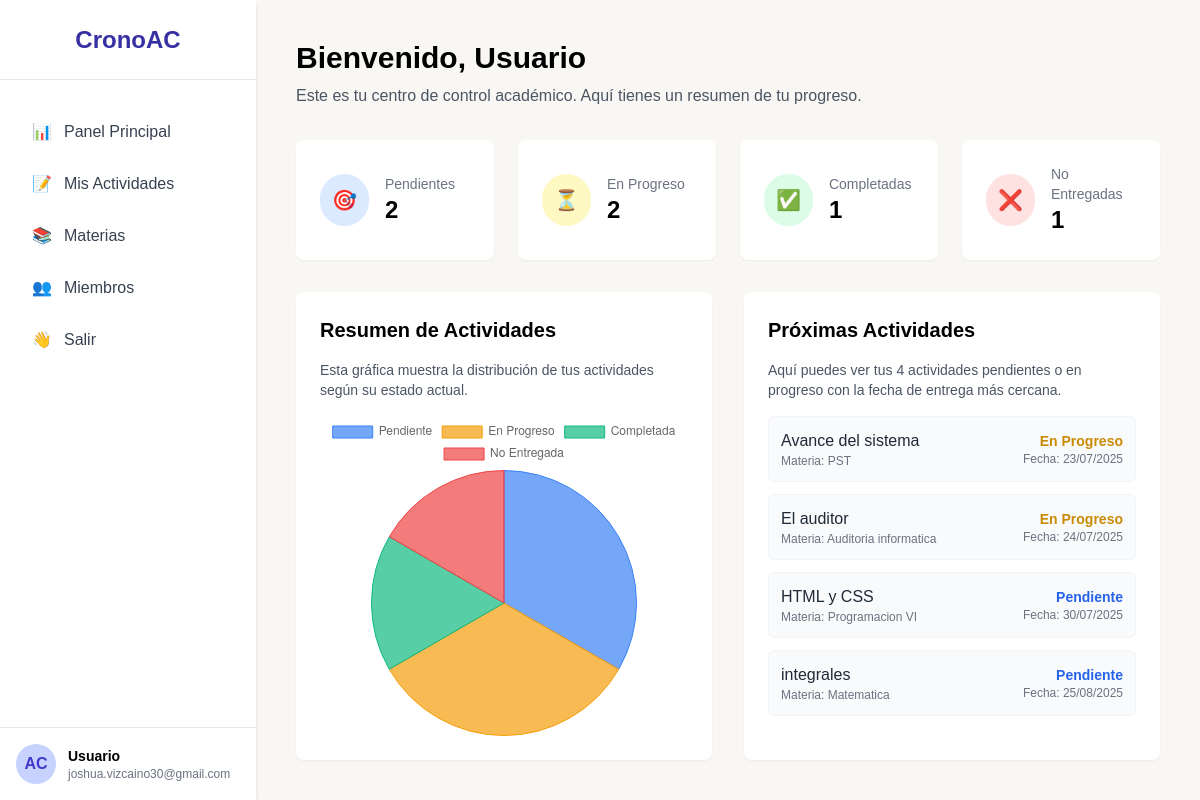
The page /index.php?ruta=dashboard (signed in) on the database its author committed.
### tables this page shows
CREATE TABLE `actividades` (
  `id_actividad` int(11) NOT NULL,
  `id_usuario` int(11) NOT NULL,
  `id_materia` int(11) NOT NULL,
  `objetivo` text DEFAULT NULL,
  `tipo` varchar(50) NOT NULL,
  `fecha_entrega` date NOT NULL,
  `valor` decimal(5,2) DEFAULT NULL,
  `estado` enum('Pendiente','En Progreso','Completada','No Entregada') NOT NULL DEFAULT 'Pendiente',
  `nota` decimal(5,2) DEFAULT NULL
);

CREATE TABLE `materia` (
  `id_materia` int(11) NOT NULL,
  `nombre_materia` varchar(150) NOT NULL,
  `id_usuario` int(11) NOT NULL
);

### index.php (called while the page is built, shortened)
<?php
require_once "controladores/usuario.controlador.php";
require_once "modelos/conexion.php";
require_once "modelos/actividades.modelo.php";
require_once "controladores/actividades.controlador.php";
    require_once "vistas/plantilla.php";

### controladores/actividades.controlador.php (called while the page is built, shortened)
<?php
class ControladorActividad {
    public static function ctrContarActividadesPorEstado() {
        if (isset($_SESSION["idUsuario"])) {
            $id_usuario = $_SESSION["idUsuario"];
            $tabla = "actividades";
            return ModeloActividad::mdlContarActividadesPorEstado($tabla, $id_usuario);
        }
        return [
            'Pendiente' => 0,
            'En Progreso' => 0,
            'Completada' => 0,
            'No Entregada' => 0
        ];
    }
    public static function ctrObtenerProximasActividades() {
        if (isset($_SESSION["idUsuario"])) {
            $id_usuario = $_SESSION["idUsuario"];
            $tablaActividades = "actividades";
            $tablaMaterias = "materia";
            return ModeloActividad::mdlObtenerProximasActividades($tablaActividades, $tablaMaterias, $id_usuario);
        }
        return [];
    }
}

### modelos/conexion.php (called while the page is built)
<?php
class Conexion {
    static public function conectar() {
        $host = "localhost";
        $dbname = "cronoac1";
        $usuario = "root";
        $contraseña = "";
        try {
            $link = new PDO(
                "mysql:host=" . $host . ";dbname=" . $dbname,
                $usuario,
                $contraseña
            );
            $link->exec("set names utf8");
            $link->setAttribute(PDO::ATTR_ERRMODE, PDO::ERRMODE_EXCEPTION);
            return $link;
        } catch (PDOException $e) {
            die("Error al conectar con la base de datos: " . $e->getMessage());
        }
    }
}

### modelos/actividades.modelo.php (called while the page is built, shortened)
<?php
require_once "conexion.php";
class ModeloActividad {
    public static function mdlContarActividadesPorEstado($tabla, $id_usuario) {
        $stmt = Conexion::conectar()->prepare("SELECT estado, COUNT(*) as count FROM $tabla WHERE id_usuario = :id_usuario GROUP BY estado");
        $stmt->bindParam(":id_usuario", $id_usuario, PDO::PARAM_INT);
        $stmt->execute();
        $resultados = $stmt->fetchAll(PDO::FETCH_ASSOC);
        $conteoEstados = [
            'Pendiente' => 0,
            'En Progreso' => 0,
            'Completada' => 0,
            'No Entregada' => 0
        ];
        foreach ($resultados as $row) {
            $conteoEstados[$row['estado']] = $row['count'];
        }
        return $conteoEstados;
    }
    public static function mdlObtenerProximasActividades($tablaActividades, $tablaMaterias, $id_usuario) {
        $stmt = Conexion::conectar()->prepare("
            SELECT a.objetivo, a.fecha_entrega, a.estado, m.nombre_materia
            FROM $tablaActividades a
            JOIN $tablaMaterias m ON a.id_materia = m.id_materia
            WHERE a.id_usuario = :id_usuario
            AND (a.estado = 'Pendiente' OR a.estado = 'En Progreso')
            ORDER BY a.fecha_entrega ASC
            LIMIT 4
        ");
        $stmt->bindParam(":id_usuario", $id_usuario, PDO::PARAM_INT);
        $stmt->execute();
        return $stmt->fetchAll(PDO::FETCH_ASSOC);
    }
}

### vistas/paginas/dashboard.php (the view, shortened to what this page needs)
<?php
$conteoActividades = ControladorActividad::ctrContarActividadesPorEstado();
$proximasActividades = ControladorActividad::ctrObtenerProximasActividades();
$labelsStatus = json_encode(array_keys($conteoActividades));
$dataStatus = json_encode(array_values($conteoActividades));
?>
<div class="mb-8">
    <h2 class="text-3xl font-bold mb-2">Bienvenido, <?php echo $_SESSION["nombre"]; ?></h2>
    <p class="text-gray-600">Este es tu centro de control académico. Aquí tienes un resumen de tu progreso.</p>
</div>
<div class="grid grid-cols-1 md:grid-cols-2 lg:grid-cols-4 gap-6 mb-8">
    <div class="bg-white p-6 rounded-lg shadow-sm flex items-center">
        <div class="bg-blue-100 p-3 rounded-full mr-4">
            <span class="text-xl">🎯</span>
        </div>
        <div>
            <p class="text-sm text-gray-500">Pendientes</p>
            <p id="kpi-pending" class="text-2xl font-bold"><?php echo $conteoActividades['Pendiente']; ?></p>
        </div>
    </div>
    <div class="bg-white p-6 rounded-lg shadow-sm flex items-center">
        <div class="bg-yellow-100 p-3 rounded-full mr-4">
            <span class="text-xl">⏳</span>
        </div>
        <div>
            <p class="text-sm text-gray-500">En Progreso</p>
            <p id="kpi-in-progress" class="text-2xl font-bold"><?php echo $conteoActividades['En Progreso']; ?></p>
        </div>
    </div>
    <div class="bg-white p-6 rounded-lg shadow-sm flex items-center">
        <div class="bg-green-100 p-3 rounded-full mr-4">
            <span class="text-xl">✅</span>
        </div>
        <div>
            <p class="text-sm text-gray-500">Completadas</p>
            <p id="kpi-completed" class="text-2xl font-bold"><?php echo $conteoActividades['Completada']; ?></p>
        </div>
    </div>
    <div class="bg-white p-6 rounded-lg shadow-sm flex items-center">
         <div class="bg-red-100 p-3 rounded-full mr-4">
            <span class="text-xl">❌</span>
        </div>
        <div>
            <p class="text-sm text-gray-500">No Entregadas</p>
            <p id="kpi-not-delivered" class="text-2xl font-bold"><?php echo $conteoActividades['No Entregada']; ?></p>
        </div>
    </div>
</div>
<div class="grid grid-cols-1 lg:grid-cols-2 gap-8">
    <div class="bg-white p-6 rounded-lg shadow-sm">
        <h3 class="text-xl font-semibold mb-4">Resumen de Actividades</h3>
        <p class="text-sm text-gray-600 mb-4">Esta gráfica muestra la distribución de tus actividades según su estado actual.</p>
        <div class="h-80">
            <canvas id="activitiesStatusChart"></canvas>
        </div>
    </div>
    <div class="bg-white p-6 rounded-lg shadow-sm">
        <h3 class="text-xl font-semibold mb-4">Próximas Actividades</h3>
        <p class="text-sm text-gray-600 mb-4">Aquí puedes ver tus 4 actividades pendientes o en progreso con la fecha de entrega más cercana.</p>
        <?php if (!empty($proximasActividades)): ?>
            <ul class="space-y-3">
                <?php foreach ($proximasActividades as $actividad): ?>
                    <li class="p-3 bg-gray-50 rounded-md border border-gray-100 flex items-center justify-between">
                        <div>
                            <p class="font-medium text-gray-800"><?php echo htmlspecialchars($actividad['objetivo']); ?></p>
                            <p class="text-xs text-gray-500">Materia: <?php echo htmlspecialchars($actividad['nombre_materia']); ?></p>
                        </div>
                        <div class="text-right">
                            <p class="text-sm font-semibold <?php echo ($actividad['estado'] == 'Pendiente' ? 'text-blue-600' : 'text-yellow-600'); ?>"><?php echo htmlspecialchars($actividad['estado']); ?></p>
                            <p class="text-xs text-gray-500">Fecha: <?php echo htmlspecialchars(date('d/m/Y', strtotime($actividad['fecha_entrega']))); ?></p>
                        </div>
                    </li>
                <?php endforeach; ?>
            </ul>
        <?php endif; ?>
    </div>
</div>
<script>
document.addEventListener('DOMContentLoaded', function() {
    // Datos para la gráfica de estado de actividades
    const labelsStatus = <?php echo $labelsStatus; ?>;
    const dataStatus = <?php echo $dataStatus; ?>;
    const ctxStatus = document.getElementById('activitiesStatusChart').getContext('2d');
    const activitiesStatusChart = new Chart(ctxStatus, {
        type: 'pie', // O 'doughnut' si prefieres
        data: {
            labels: labelsStatus,
            datasets: [{
                data: dataStatus,
                backgroundColor: [
                    'rgba(59, 130, 246, 0.7)', // blue-500 - Pendiente
                    'rgba(245, 158, 11, 0.7)', // yellow-500 - En Progreso
                    'rgba(16, 185, 129, 0.7)', // green-500 - Completada
                    'rgba(239, 68, 68, 0.7)'  // red-500 - No Entregada
                ],
                borderColor: [
                    'rgba(59, 130, 246, 1)',
                    'rgba(245, 158, 11, 1)',
                    'rgba(16, 185, 129, 1)',
                    'rgba(239, 68, 68, 1)'
                ],
                borderWidth: 1
            }]
        },
        options: {
            responsive: true,
            maintainAspectRatio: false,
            plugins: {
                legend: {
                    position: 'top',
                },
                title: {
                    display: false,
                }
            }
        }
    });
    // La gráfica de rendimiento por materia ha sido eliminada.
    // Si en el futuro necesitas añadir otras gráficas, este es el lugar.
});
</script>

### vistas/plantilla.php (shortened to what this page needs)
<!DOCTYPE html>
<html lang="es">
<head>
    <script src="https://cdn.tailwindcss.com"></script>
    <link href="vistas/styles/login.css" rel="stylesheet">
</head>
<body>
<?php
if (isset($_SESSION["iniciarSesion"]) && $_SESSION["iniciarSesion"] == "ok") {
    echo '<div class="flex h-screen antialiased">';
    echo '
    <aside class="w-64 bg-white shadow-md flex flex-col flex-shrink-0">
        <div class="h-20 flex items-center justify-center border-b">
            <h1 class="text-2xl font-bold text-indigo-800">CronoAC</h1>
        </div>
        <nav class="flex-grow px-4 py-6">
            <a href="index.php?ruta=dashboard" class="nav-link flex items-center px-4 py-3 my-1 rounded-lg text-gray-700 hover:bg-indigo-50">
                <span class="mr-3">📊</span> Panel Principal
            </a>
            <a href="index.php?ruta=actividades" class="nav-link flex items-center px-4 py-3 my-1 rounded-lg text-gray-700 hover:bg-indigo-50">
                <span class="mr-3">📝</span> Mis Actividades
            </a>
            <a href="index.php?ruta=materias" class="nav-link flex items-center px-4 py-3 my-1 rounded-lg text-gray-700 hover:bg-indigo-50">
                <span class="mr-3">📚</span> Materias
            </a>
            <a href="index.php?ruta=miembros" class="nav-link flex items-center px-4 py-3 my-1 rounded-lg text-gray-700 hover:bg-indigo-50">
                <span class="mr-3">👥</span> Miembros
            </a>
            <a href="index.php?ruta=salir" class="nav-link flex items-center px-4 py-3 my-1 rounded-lg text-gray-700 hover:bg-indigo-50">
                <span class="mr-3">👋</span> Salir
            </a>
        </nav>
        <div class="p-4 border-t">
            <div class="flex items-center">
                <div class="w-10 h-10 rounded-full bg-indigo-200 flex items-center justify-center font-bold text-indigo-700">
                    AC
                </div>
                <div class="ml-3">
                    <p class="text-sm font-semibold">' . $_SESSION["nombre"] . '</p>
                    <p class="text-xs text-gray-500">' . $_SESSION["correo"] . '</p>
                </div>
            </div>
        </div>
    </aside>';
    echo '<main class="flex-1 overflow-y-auto p-6 md:p-10">';
    if (isset($_GET["ruta"])) {
        $rutasPermitidas = ["dashboard", "actividades", "materias", "miembros", "salir"];
        if (in_array($_GET["ruta"], $rutasPermitidas)) {
            include "paginas/" . $_GET["ruta"] . ".php";
        } else {
            include "paginas/404.php";
        }
    } else {
        include "paginas/dashboard.php";
    }
    echo '</main>';
    echo '</div>';
} else {
    include "paginas/login.php";
}
?>
</body>
</html>

### vistas/styles/login.css (style rules this page uses)
body { font-family: 'Inter', sans-serif; background-color: #f8f7f4; }

### vistas/plantilla.php (style rules this page uses)
body { font-family: 'Inter', sans-serif; background-color: #f8f7f4; }

### rows shown on the page
actividades: objetivo "Avance del sistema", id_materia.nombre_materia "PST", estado "En Progreso", fecha_entrega "23/07/2025"
actividades: objetivo "El auditor", id_materia.nombre_materia "Auditoria informatica", estado "En Progreso", fecha_entrega "24/07/2025"
actividades: objetivo "HTML y CSS", id_materia.nombre_materia "Programacion VI", estado "Pendiente", fecha_entrega "30/07/2025"
actividades: objetivo "integrales", id_materia.nombre_materia "Matematica", estado "Pendiente", fecha_entrega "25/08/2025"

### other values the page prints
$_SESSION["nombre"] "Usuario"
$_SESSION["correo"] "joshua.vizcaino30@gmail.com"
$conteoActividades['Pendiente'] "2"
$conteoActividades['En Progreso'] "2"
$conteoActividades['Completada'] "1"
$conteoActividades['No Entregada'] "1"
chart data {{ $labelsStatus }} ["Pendiente","En Progreso","Completada","No Entregada"]
chart data {{ $dataStatus }} [2,2,1,1]
